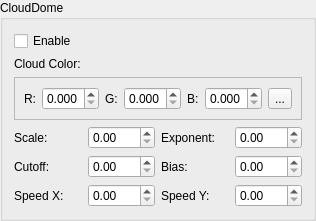
         <widget class="QGroupBox" name="cloudDomeGroupBox">
          <property name="title">
           <string>CloudDome</string>
          </property>
          <layout class="QGridLayout" name="gridLayout_26">
           <item row="0" column="0">
            <widget class="QCheckBox" name="cloudDomeEnableToggle">
             <property name="text">
              <string>Enable</string>
             </property>
            </widget>
           </item>
           <item row="1" column="0">
            <widget class="QLabel" name="label_94">
             <property name="text">
              <string>Cloud Color:</string>
             </property>
            </widget>
           </item>
           <item row="2" column="0" colspan="4">
            <widget class="QFrame" name="frame_11">
             <property name="frameShape">
              <enum>QFrame::StyledPanel</enum>
             </property>
             <property name="frameShadow">
              <enum>QFrame::Plain</enum>
             </property>
             <layout class="QHBoxLayout" name="horizontalLayout_10">
              <item>
               <widget class="QLabel" name="label_91">
                <property name="text">
                 <string>R:</string>
                </property>
               </widget>
              </item>
              <item>
               <widget class="QDoubleSpinBox" name="cloudDomeRedEdit">
                <property name="decimals">
                 <number>3</number>
                </property>
                <property name="maximum">
                 <double>1.000000000000000</double>
                </property>
                <property name="singleStep">
                 <double>0.100000000000000</double>
                </property>
               </widget>
              </item>
              <item>
               <widget class="QLabel" name="label_92">
                <property name="text">
                 <string>G:</string>
                </property>
               </widget>
              </item>
              <item>
               <widget class="QDoubleSpinBox" name="cloudDomeGreenEdit">
                <property name="decimals">
                 <number>3</number>
                </property>
                <property name="maximum">
                 <double>1.000000000000000</double>
                </property>
                <property name="singleStep">
                 <double>0.100000000000000</double>
                </property>
               </widget>
              </item>
              <item>
               <widget class="QLabel" name="label_93">
                <property name="text">
                 <string>B:</string>
                </property>
               </widget>
              </item>
              <item>
               <widget class="QDoubleSpinBox" name="cloudDomeBlueEdit">
                <property name="decimals">
                 <number>3</number>
                </property>
                <property name="maximum">
                 <double>1.000000000000000</double>
                </property>
                <property name="singleStep">
                 <double>0.100000000000000</double>
                </property>
               </widget>
              </item>
              <item>
               <widget class="QToolButton" name="cloudDomeColorButton">
                <property name="text">
                 <string>...</string>
                </property>
               </widget>
              </item>
             </layout>
            </widget>
           </item>
           <item row="5" column="0">
            <widget class="QLabel" name="label_85">
             <property name="text">
              <string>Scale:</string>
             </property>
            </widget>
           </item>
           <item row="5" column="1">
            <widget class="QDoubleSpinBox" name="cloudDomeScaleEdit">
             <property name="singleStep">
              <double>0.100000000000000</double>
             </property>
            </widget>
           </item>
           <item row="5" column="2">
            <widget class="QLabel" name="label_86">
             <property name="text">
              <string>Exponent:</string>
             </property>
            </widget>
           </item>
           <item row="5" column="3">
            <widget class="QDoubleSpinBox" name="cloudDomeExpEdit">
             <property name="singleStep">
              <double>0.100000000000000</double>
             </property>
            </widget>
           </item>
           <item row="6" column="0">
            <widget class="QLabel" name="label_87">
             <property name="text">
              <string>Cutoff:</string>
             </property>
            </widget>
           </item>
           <item row="6" column="1">
            <widget class="QDoubleSpinBox" name="cloudDomeCutoffEdit">
             <property name="singleStep">
              <double>0.100000000000000</double>
             </property>
            </widget>
           </item>
           <item row="6" column="2">
            <widget class="QLabel" name="label_90">
             <property name="text">
              <string>Bias:</string>
             </property>
            </widget>
           </item>
           <item row="6" column="3">
            <widget class="QDoubleSpinBox" name="cloudDomeBiasEdit">
             <property name="singleStep">
              <double>0.100000000000000</double>
             </property>
            </widget>
           </item>
           <item row="7" column="0">
            <widget class="QLabel" name="label_88">
             <property name="text">
              <string>Speed X:</string>
             </property>
            </widget>
           </item>
           <item row="7" column="1">
            <widget class="QDoubleSpinBox" name="cloudDomeXEdit">
             <property name="singleStep">
              <double>0.100000000000000</double>
             </property>
            </widget>
           </item>
           <item row="7" column="2">
            <widget class="QLabel" name="label_89">
             <property name="text">
              <string>Speed Y:</string>
             </property>
            </widget>
           </item>
           <item row="7" column="3">
            <widget class="QDoubleSpinBox" name="cloudDomeYEdit">
             <property name="singleStep">
              <double>0.100000000000000</double>
             </property>
            </widget>
           </item>
          </layout>
         </widget>
